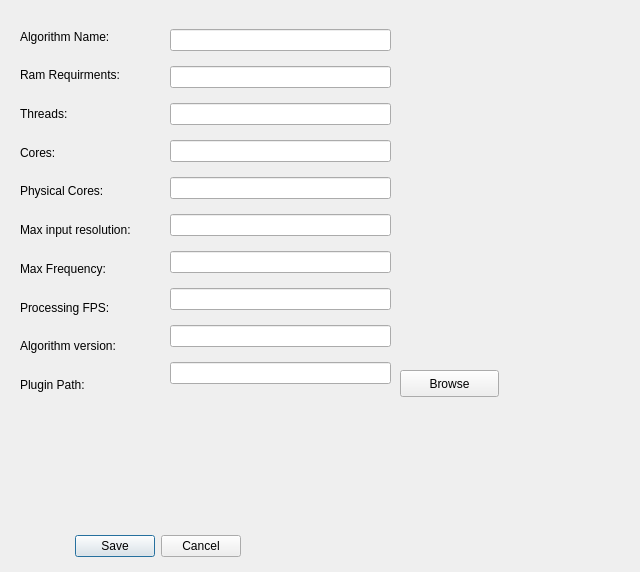
<?xml version="1.0" encoding="UTF-8"?>
<ui version="4.0">
 <class>Dialog</class>
 <widget class="QDialog" name="Dialog">
  <property name="geometry">
   <rect>
    <x>0</x>
    <y>0</y>
    <width>640</width>
    <height>572</height>
   </rect>
  </property>
  <property name="windowTitle">
   <string>Dialog</string>
  </property>
  <widget class="QDialogButtonBox" name="buttonBox">
   <property name="geometry">
    <rect>
     <x>60</x>
     <y>530</y>
     <width>181</width>
     <height>32</height>
    </rect>
   </property>
   <property name="orientation">
    <enum>Qt::Horizontal</enum>
   </property>
   <property name="standardButtons">
    <set>QDialogButtonBox::Cancel|QDialogButtonBox::Save</set>
   </property>
  </widget>
  <widget class="QWidget" name="verticalLayoutWidget">
   <property name="geometry">
    <rect>
     <x>20</x>
     <y>20</y>
     <width>147</width>
     <height>381</height>
    </rect>
   </property>
   <layout class="QVBoxLayout" name="verticalLayout">
    <item>
     <widget class="QLabel" name="label_3">
      <property name="text">
       <string>Algorithm Name:</string>
      </property>
     </widget>
    </item>
    <item>
     <widget class="QLabel" name="label_2">
      <property name="text">
       <string>Ram Requirments:</string>
      </property>
     </widget>
    </item>
    <item>
     <widget class="QLabel" name="label">
      <property name="text">
       <string>Threads:</string>
      </property>
     </widget>
    </item>
    <item>
     <widget class="QLabel" name="label_5">
      <property name="text">
       <string>Cores:</string>
      </property>
     </widget>
    </item>
    <item>
     <widget class="QLabel" name="label_7">
      <property name="text">
       <string>Physical Cores:</string>
      </property>
     </widget>
    </item>
    <item>
     <widget class="QLabel" name="label_6">
      <property name="text">
       <string>Max input resolution:</string>
      </property>
     </widget>
    </item>
    <item>
     <widget class="QLabel" name="label_10">
      <property name="text">
       <string>Max Frequency:</string>
      </property>
     </widget>
    </item>
    <item>
     <widget class="QLabel" name="label_8">
      <property name="text">
       <string>Processing FPS:</string>
      </property>
     </widget>
    </item>
    <item>
     <widget class="QLabel" name="label_9">
      <property name="text">
       <string>Algorithm version:</string>
      </property>
     </widget>
    </item>
    <item>
     <widget class="QLabel" name="label_4">
      <property name="text">
       <string>Plugin Path:</string>
      </property>
     </widget>
    </item>
   </layout>
  </widget>
  <widget class="QWidget" name="verticalLayoutWidget_2">
   <property name="geometry">
    <rect>
     <x>170</x>
     <y>20</y>
     <width>221</width>
     <height>381</height>
    </rect>
   </property>
   <layout class="QVBoxLayout" name="verticalLayout_2">
    <item>
     <widget class="QLineEdit" name="Algorithm_Name_LE"/>
    </item>
    <item>
     <widget class="QLineEdit" name="Ram_Req_LE"/>
    </item>
    <item>
     <widget class="QLineEdit" name="Threads_LE"/>
    </item>
    <item>
     <widget class="QLineEdit" name="Cores_LE"/>
    </item>
    <item>
     <widget class="QLineEdit" name="Phy_Cores_LE"/>
    </item>
    <item>
     <widget class="QLineEdit" name="Max_Input_Res_LE"/>
    </item>
    <item>
     <widget class="QLineEdit" name="Max_Freq_LE"/>
    </item>
    <item>
     <widget class="QLineEdit" name="Processing_FPS_LE"/>
    </item>
    <item>
     <widget class="QLineEdit" name="Algorithm_Version_LE"/>
    </item>
    <item>
     <widget class="QLineEdit" name="Plugin_Path_LE"/>
    </item>
   </layout>
  </widget>
  <widget class="QPushButton" name="pushButton">
   <property name="geometry">
    <rect>
     <x>400</x>
     <y>370</y>
     <width>99</width>
     <height>27</height>
    </rect>
   </property>
   <property name="text">
    <string>Browse</string>
   </property>
  </widget>
 </widget>
 <resources/>
 <connections>
  <connection>
   <sender>buttonBox</sender>
   <signal>accepted()</signal>
   <receiver>Dialog</receiver>
   <slot>accept()</slot>
   <hints>
    <hint type="sourcelabel">
     <x>248</x>
     <y>254</y>
    </hint>
    <hint type="destinationlabel">
     <x>157</x>
     <y>274</y>
    </hint>
   </hints>
  </connection>
  <connection>
   <sender>buttonBox</sender>
   <signal>rejected()</signal>
   <receiver>Dialog</receiver>
   <slot>reject()</slot>
   <hints>
    <hint type="sourcelabel">
     <x>316</x>
     <y>260</y>
    </hint>
    <hint type="destinationlabel">
     <x>286</x>
     <y>274</y>
    </hint>
   </hints>
  </connection>
 </connections>
</ui>
